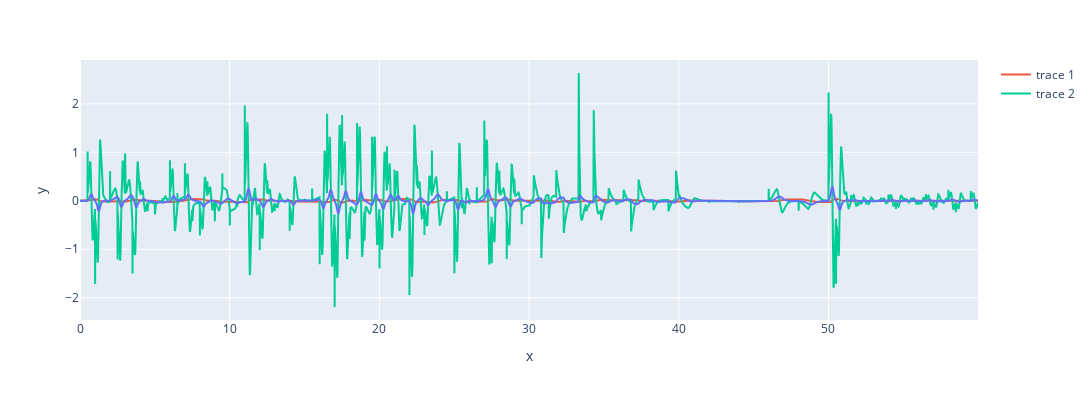

Notebook source saved alongside this figure:
### Code cell
fig=px.line(x=t, y=du, height=400, width=1300)
fig.add_scatter(x=t, y=u, mode='lines')

fig.add_scatter(x=t, y=d2u, mode='lines')
fig.show()

### Figure 1 — Plotly figure (JSON) as saved in the notebook; plotly's stock layout.template omitted (floating-point values rounded to 4 significant figures; data arrays with more than 128 entries replaced by an {"elided": "..."} marker saying what was removed)
{"data": [{"hovertemplate": "x=%{x}<br>y=%{y}<extra></extra>", "legendgroup": "", "line": {"color": "#636efa", "dash": "solid"}, "marker": {"symbol": "circle"}, "mode": "lines", "name": "", "showlegend": false, "type": "scattergl", "x": {"elided": "6000 float values"}, "xaxis": "x", "y": {"elided": "6000 float values"}, "yaxis": "y"}, {"mode": "lines", "type": "scatter", "x": {"elided": "6000 float values"}, "y": {"elided": "6000 float values"}}, {"mode": "lines", "type": "scatter", "x": {"elided": "6000 float values"}, "y": {"elided": "6000 float values"}}], "layout": {"height": 400, "legend": {"tracegroupgap": 0}, "margin": {"t": 60}, "width": 1300, "xaxis": {"anchor": "y", "domain": [0, 1], "title": {"text": "x"}}, "yaxis": {"anchor": "x", "domain": [0, 1], "title": {"text": "y"}}}}
